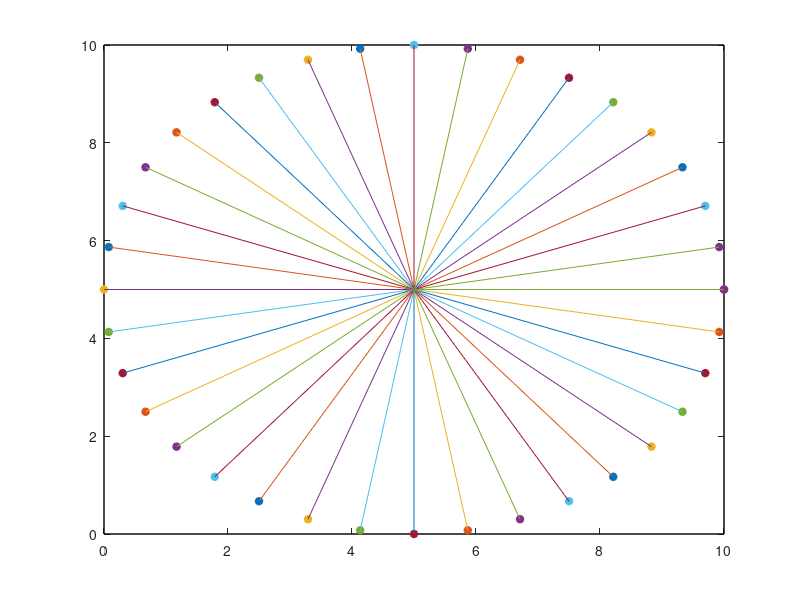

Write MATLAB code to recreate this figure.
clear all
close all

c = [5 5] ;
r = 5 ;
a = [0 : 10 * 2*pi/360 : 2*pi] ;
plot(c(1),c(2),'*','LineWidth',3)
rectangle('Position',[0 0 10 10])
hold on
for i = 1 : size(a,2)
    x = c(1) + r*cos(a(i)) ;
    y = c(2) + r*sin(a(i)) ;
    plot(x,y,'*','LineWidth',2)
    Line = [c;[x y]] ;
    plot(Line(:,1),Line(:,2))
end
